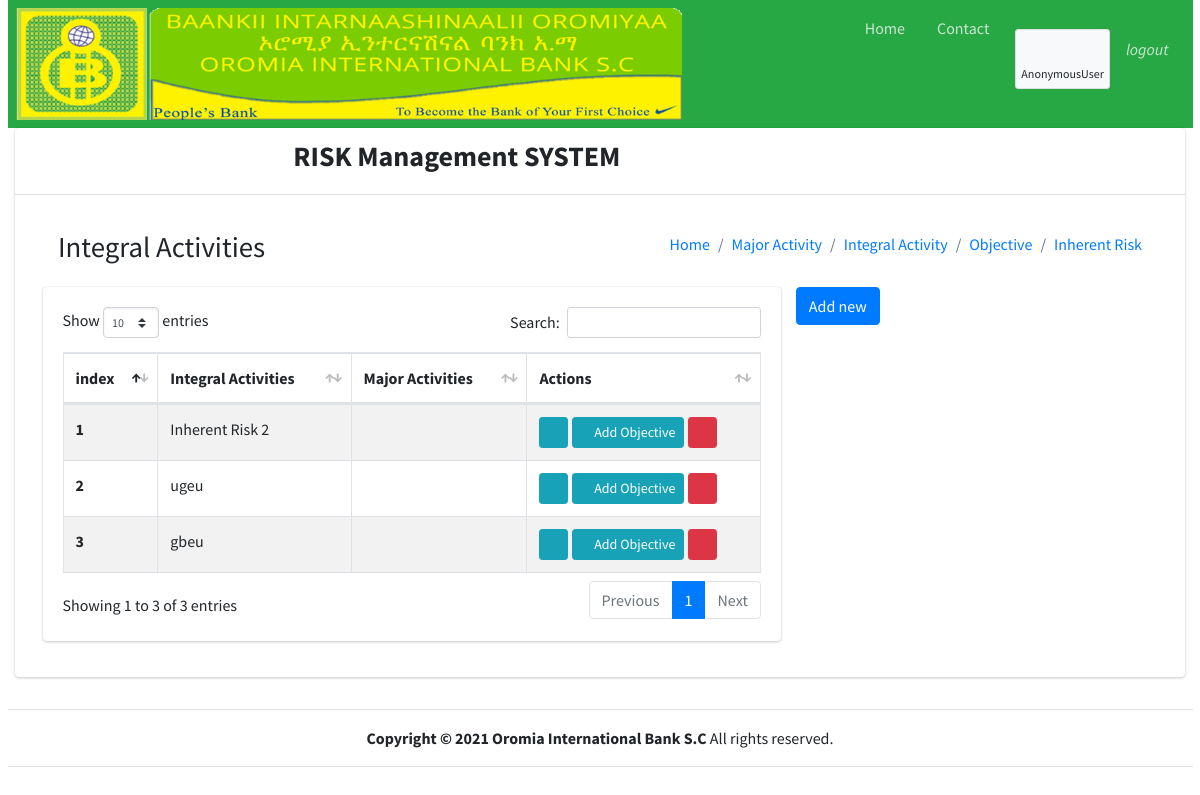
Page /integralActivity/ on the earlier database version.
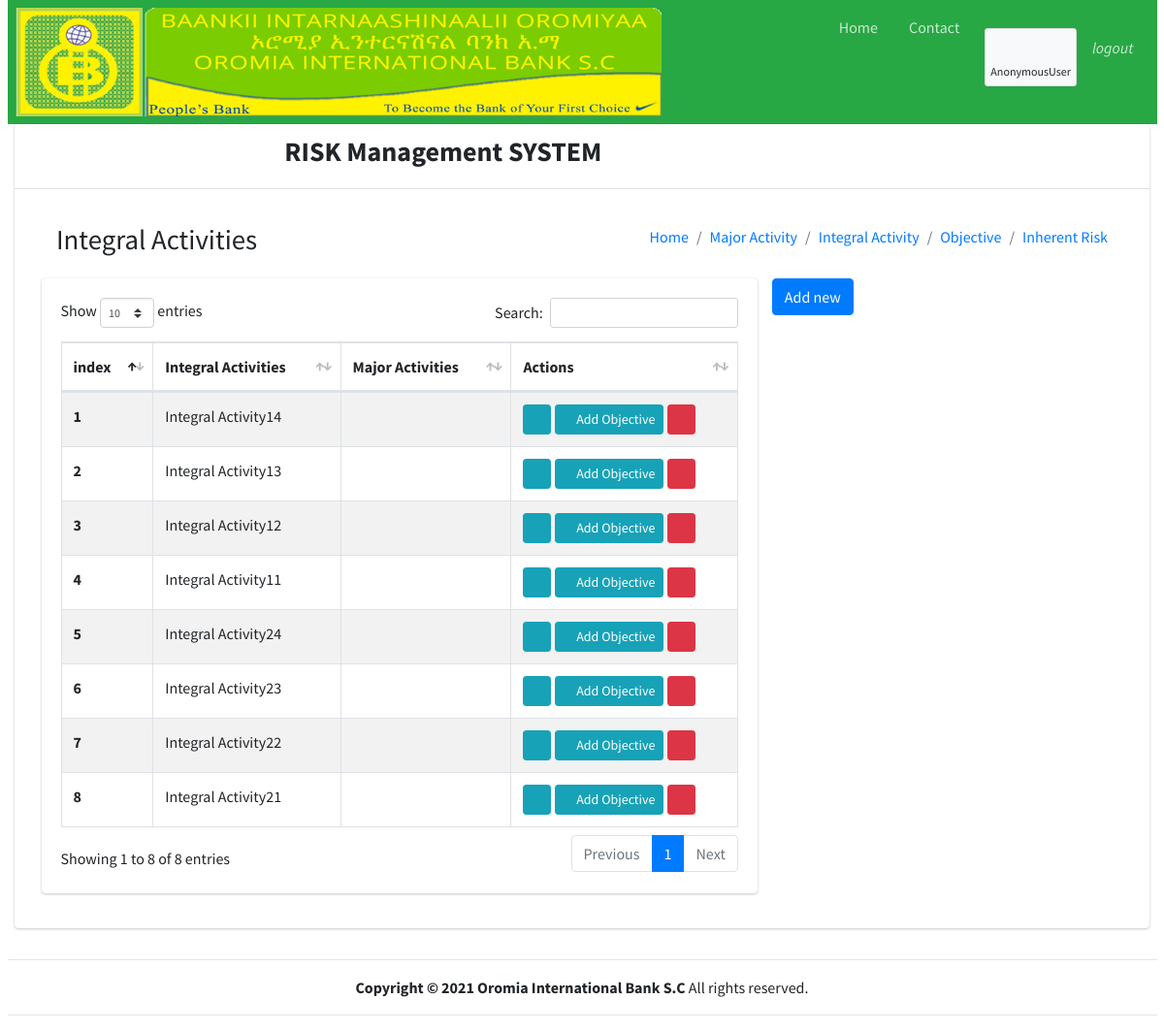
Same page on the later database version.
### start1/models.py (models this page shows, shortened)
class IntegralActivity(models.Model):
    major_Activity = models.ForeignKey(MajorActivity, on_delete=models.CASCADE)
    name = models.CharField(max_length=300)

### start1/views.py (the view)
# urls.py: path('integralActivity/', views.integralActivity, name='integralActivity'),
def integralActivity(request):
    IA = IntegralActivity.objects.all()
    form = IntegralActivityForm(request.POST or None, request.FILES or None)
    if form.is_valid():
        form.save()
        messages.success(request, 'Saved successfully')
        return redirect('integralActivity')
    context ={'integralActivity':IA, 'form':form}
    return render(request, "integralActivity.html", context)

### start1/forms.py
class IntegralActivityForm(forms.ModelForm):
    class Meta:
        model = IntegralActivity
        fields = '__all__'

### start1/models.py (called while the page is built)
    def __str__(self):
        return self.name

### start1/templates/integralActivity.html (shortened to what this page needs)
{% extends "base.html" %}
{% block page_content %}
        <div class="container-fluid">
          <section class="content-header">
            <div class="container-fluid">
              <div class="row mb-2">
                <div class="col-sm-6">
                  <h1>Integral Activities </h1>
                </div>
                <div class="col-sm-6">
                  <ol class="breadcrumb float-sm-right">
                    <li class="breadcrumb-item"><a href="{% url 'homepage' %}">Home</a></li>
                    <li class="breadcrumb-item"><a href="{% url 'majorActivity' %}">Major Activity</a></li>
                    <li class="breadcrumb-item active"><a href="{% url 'integralActivity' %}">Integral Activity</a></li>
                    <li class="breadcrumb-item"><a href="{% url 'objective' %}">Objective</a></li>
                    <li class="breadcrumb-item"><a href="{% url 'inherentRisk' %}">Inherent Risk</a></li>
                  </ol>
                </div>
              </div>
            </div>
          </section>
            <div class="row">
              <div class="col-8">
                <div>
                  <div class="card card-body">
                   <table id="example1" class="table table-bordered table-striped">
                    <thead>
                        <th>index</th>
                        <th>Integral Activities</th>
                        <th>Major Activities</th>
                        <th>Actions</th>
                    </thead>
                    {% for ma in integralActivity reversed %}
                       <tr>
                           <th>{{ forloop.counter }}</th>
                           <td>{{ma.name}}</td>
                           <td>{{ma.major_Activity}}</td>
                           <td>
                              <a class="btn btn-info btn-sm" href="{% url 'updateIntegralActivity' ma.id %}">
                                  <i class="fas fa-pencil-alt">
                                  </i>
                              </a>
                              <a class="btn btn-info btn-sm" href="{% url 'createObjective' ma.id %} ">
                                <i class="fas fa-plus">
                                </i>
                                Add Objective
                              </a>
                              <a class="btn btn-danger btn-sm" href="{% url 'deleteIntegralActivity' ma.id %}">
                                  <i class="fas fa-trash">
                                  </i>
                              </a>
                           </td>
                        </tr>
                    {%endfor%}
                   </table>
                  </div>
                </div>
              </div>
              <div class="col-4">
                <button class="btn btn-primary"  data-toggle="collapse" data-target="#multiCollapseExample2" aria-expanded="false" aria-controls="multiCollapseExample2">Add new</button>
              </div>
            </div>
          </div>
{%endblock%}

Differences in the rows shown:
added IntegralActivity: name "Integral Activity14"
added IntegralActivity: name "Integral Activity13"
added IntegralActivity: name "Integral Activity12"
added IntegralActivity: name "Integral Activity11"
changed IntegralActivity: name "Inherent Risk 2" → "Integral Activity24"
added IntegralActivity: name "Integral Activity23"
changed IntegralActivity: name "ugeu" → "Integral Activity22"
changed IntegralActivity: name "gbeu" → "Integral Activity21"
Other differences:
text written by a page script: "Show entries Search: Showing 1 to 3 of 3 entries Previous 1 Next" → "Show entries Search: Showing 1 to 8 of 8 entries Previous 1 Next"
